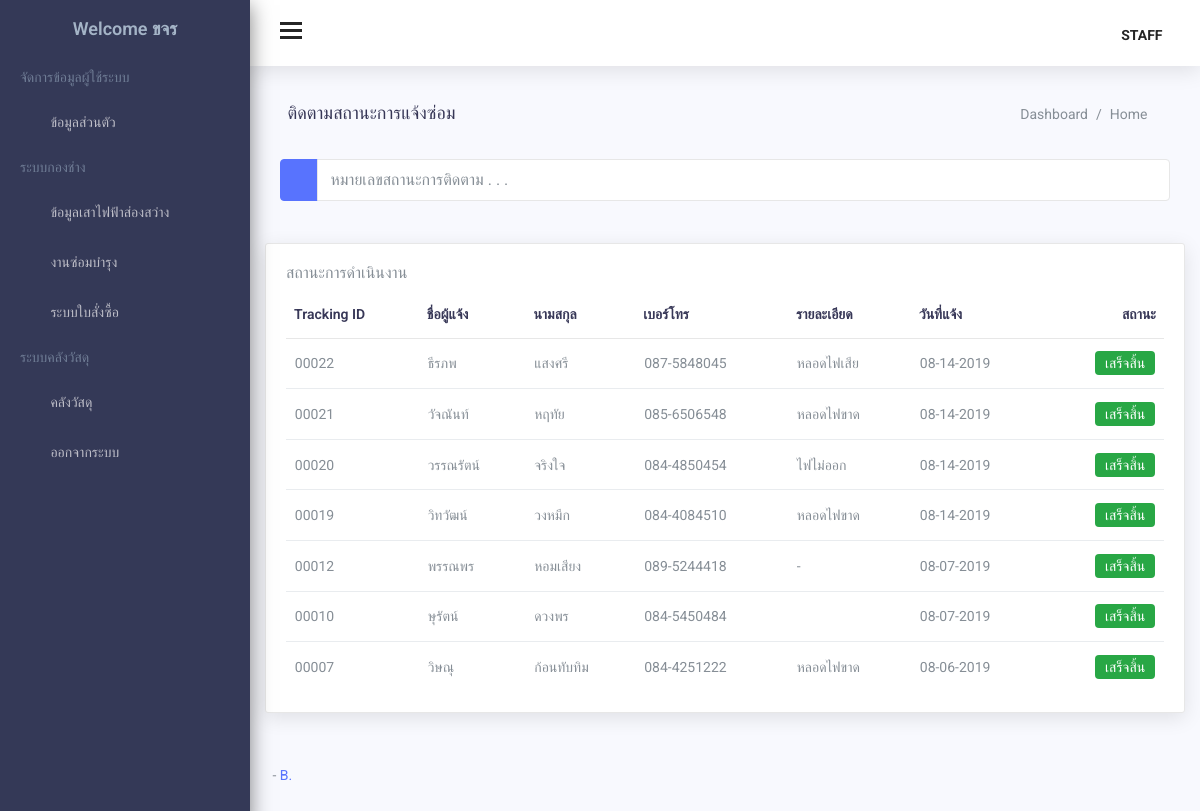
The app's page /admin_tracking.php (signed in) with its own data.
### tables this page shows
CREATE TABLE `member` (
  `member_id` int(3) UNSIGNED ZEROFILL NOT NULL,
  `member_email` varchar(25) NOT NULL,
  `Password` varchar(20) NOT NULL,
  `conPassword` varchar(20) NOT NULL,
  `member_fname` varchar(30) NOT NULL,
  `member_lname` varchar(30) NOT NULL,
  `member_gender` varchar(4) NOT NULL,
  `member_birthdate` date NOT NULL,
  `member_age` int(2) NOT NULL,
  `member_id_card` char(13) NOT NULL,
  `member_tel` char(11) NOT NULL,
  `member_typeid` int(1) NOT NULL,
  `member_pic` varchar(30) DEFAULT NULL,
  `member_status` char(1) NOT NULL DEFAULT '1'
);

CREATE TABLE `declaration` (
  `declaration_id` int(5) UNSIGNED ZEROFILL NOT NULL,
  `Informate_fname` varchar(30) NOT NULL,
  `Informate_lname` varchar(30) NOT NULL,
  `informant_id_card` char(13) NOT NULL,
  `informant_tel` char(11) NOT NULL,
  `repairing_detail` varchar(300) NOT NULL,
  `declaration_date` timestamp NOT NULL DEFAULT '0000-00-00 00:00:00' ON UPDATE CURRENT_TIMESTAMP,
  `repairing_status` int(1) NOT NULL,
  `LOC_ID` int(5) UNSIGNED ZEROFILL NOT NULL
);

### informant_show.php (called while the page is built)
<?php
    include("connect.php");
    $select = "SELECT * FROM declaration where repairing_status = 2 order by declaration_id desc ";
    $result = $conn->query($select);
?>

### admin_tracking.php (the view, shortened to what this page needs)
<?php
include("informant_show.php");
?>
<!DOCTYPE html>
<html lang="en">
<head>
    <link href="assets/css/lib/weather-icons.css" rel="stylesheet" />
    <link href="assets/css/lib/owl.carousel.min.css" rel="stylesheet" />
    <link href="assets/css/lib/owl.theme.default.min.css" rel="stylesheet" />
    <link href="assets/css/lib/font-awesome.min.css" rel="stylesheet">
    <link href="assets/css/lib/themify-icons.css" rel="stylesheet">
    <link href="assets/css/lib/menubar/sidebar.css" rel="stylesheet">
    <link href="assets/css/lib/bootstrap.min.css" rel="stylesheet">
    <link href="assets/css/lib/helper.css" rel="stylesheet">
    <link href="assets/css/style.css" rel="stylesheet">
</head>
<body>
    <?php
    include("admin_sidebar.php");
    include("admin_header.php");
    ?>
    <div class="content-wrap">
        <div class="main">
            <div class="container-fluid">
                <div class="row">
                    <div class="col-lg-8 p-r-0 title-margin-right">
                        <div class="page-header">
                            <div class="page-title">
                                <h1>ติดตามสถานะการแจ้งซ่อม <span> </span></h1>
                            </div>
                        </div>
                    </div>
                    <div class="col-lg-4 p-l-0 title-margin-left">
                        <div class="page-header">
                            <div class="page-title">
                                <ol class="breadcrumb">
                                    <li class="breadcrumb-item"><a href="#">Dashboard</a></li>
                                    <li class="breadcrumb-item active">Home</li>
                                </ol>
                            </div>
                        </div>
                    </div>
                </div>
                <div class="col-lg-12">
                    <div class="card-title pr">
                        <div class="card-body">
                            <div class="basic-form">
                                <form>
                                    <div class="form-group">
                                        <div class="input-group input-group-default">
                                            <span class="input-group-btn"><button class="btn btn-primary" type="submit"><i class="ti-search"></i></button></span>
                                            <input type="text" placeholder="หมายเลขสถานะการติดตาม . . ." name=" " class="form-control">
                                        </div>
                                    </div>
                                </form>
                            </div>
                        </div>
                    </div>
                </div>
            </div>
        </div>
        <div class="col-lg-12">
            <div class="card">
                <div class="card-title">
                    <h6>สถานะการดำเนินงาน</h6>
                </div>
                <div class="card-body">
                    <div class="table-responsive">
                        <table class="table">
                            <thead>
                                <tr>
                                    <th>Tracking ID</th>
                                    <th>ชื่อผู้แจ้ง</th>
                                    <th>นามสกุล</th>
                                    <th>เบอร์โทร</th>
                                    <th>รายละเอียด</th>
                                    <th>วันที่แจ้ง</th>
                                    <th>สถานะ</th>
                                </tr>
                            </thead>
                            <tbody>
                                <?php
                                while ($res = mysqli_fetch_array($result)) {
                                    $db = $res['declaration_date'];
                                    $timestamp = strtotime($db);
                                    ?>
                                    <tr>
                                        <?php
                                        $status = "";
                                        if ($res['repairing_status'] == 0) {
                                            $status = '<span class="badge badge-warning">รอการตรวจสอบ</span>';
                                        } else if ($res['repairing_status'] == 1) {
                                            $status = '<span class="badge badge-info">  ดำเนินการซ่อม</span>';
                                        } else if ($res['repairing_status'] == 2) {
                                            $status = '<span class="badge badge-success">เสร็จสิ้น</span>';
                                        } else if ($res['repairing_status'] == 3) {
                                            $status = '<span class="badge badge-danger">ปฏิเสธ</span>';
                                        }
                                        echo "<td>" . $res['declaration_id'] . "</td>";
                                        echo "<td>" . $res['Informate_fname'] . "</td>";
                                        echo "<td>" . $res['Informate_lname'] . "</td>";
                                        echo "<td>" . $res['informant_tel'] . "</td>";
                                        echo "<td>" . $res['repairing_detail'] . "</td>";
                                        echo "<td>";
                                        echo date("m-d-Y", $timestamp);
                                        echo "</td>";
                                        echo '<td>' . $status . '</td>';
                                        echo "</tr>";
                                    }
                                    ?>
                            </tbody>
                        </table>
                    </div>
                </div>
            </div>
        </div>
        <div class="row">
            <div class="col-lg-12">
                <div class="footer">
                    <p>  - <a href="#">B. </a></p>
                </div>
            </div>
        </div>
    </div>
</body>
</html>

### admin_sidebar.php (shortened to what this page needs)
<?php
include('connect.php');
$strSQL = "SELECT * FROM member WHERE member_id = '" . $_SESSION['member_id'] . "' ";
mysqli_set_charset($conn, 'utf8');
$objQuery = mysqli_query($conn, $strSQL);
$profile = mysqli_fetch_array($objQuery, MYSQLI_ASSOC);
?>
<div class="sidebar sidebar-hide-to-small sidebar-shrink sidebar-gestures">
    <div class="nano">
        <div class="nano-content">
            <ul>
                <div class="logo"><a href="admin_profile.php">
                        <span><span>Welcome </span>
                            <?php echo $profile["member_fname"]; ?>
                        </span></a>
                </div>
                <li class="label">จัดการข้อมูลผู้ใช้ระบบ</li>
                <li><a href="admin_profile.php"><i class="ti-user"></i> ข้อมูลส่วนตัว </a></li>
                <?php if ($_SESSION['member_typeid'] <= 3 || $_SESSION['member_typeid'] == 4) { ?>
                    <li class="label">ระบบกองช่าง</li>
                    <?php if ($_SESSION['member_typeid'] <= 2 || $_SESSION['member_typeid'] == 4) { ?>
                        <li><a class="sidebar-sub-toggle"><i class="ti-shine"></i> ข้อมูลเสาไฟฟ้าส่องสว่าง <span class="sidebar-collapse-icon ti-angle-down"></span></a>
                        </li>
                    <?php } ?>
                    <li><a class="sidebar-sub-toggle"><i class="ti-alert"></i> งานซ่อมบำรุง <span class="sidebar-collapse-icon ti-angle-down"></span></a>
                    </li>
                    <li><a href="orders.php"><i class="ti-receipt"></i> ระบบใบสั่งซื้อ </a></li>
                <?php } ?>
                <?php if ($_SESSION['member_typeid'] <= 2) { ?>
                    <li class="label">ระบบคลังวัสดุ</li>
                    <li><a class="sidebar-sub-toggle"><i class="ti-home"></i> คลังวัสดุ <span class="sidebar-collapse-icon ti-angle-down"></span></a>
                    </li>
                <?php } ?>
                <li><a href="logout.php"><i class="ti-close"></i> ออกจากระบบ</a></li>
            </ul>
        </div>
    </div>
</div>

### records on screen
member: member_fname "ขจร"
declaration: declaration_id "00022", Informate_fname "ธีรภพ", Informate_lname "แสงศรี", informant_tel "087-5848045", repairing_detail "หลอดไฟเสีย", declaration_date "08-14-2019", repairing_status "เสร็จสิ้น"
declaration: declaration_id "00021", Informate_fname "วัจณันท์", Informate_lname "หฤทัย", informant_tel "085-6506548", repairing_detail "หลอดไฟขาด", declaration_date "08-14-2019", repairing_status "เสร็จสิ้น"
declaration: declaration_id "00020", Informate_fname "วรรณรัตน์", Informate_lname "จริงใจ", informant_tel "084-4850454", repairing_detail "ไฟไม่ออก", declaration_date "08-14-2019", repairing_status "เสร็จสิ้น"
declaration: declaration_id "00019", Informate_fname "วิทวัฒน์", Informate_lname "วงหมึก", informant_tel "084-4084510", repairing_detail "หลอดไฟขาด", declaration_date "08-14-2019", repairing_status "เสร็จสิ้น"
declaration: declaration_id "00012", Informate_fname "พรรณพร", Informate_lname "หอมเสียง", informant_tel "089-5244418", repairing_detail "-", declaration_date "08-07-2019", repairing_status "เสร็จสิ้น"
declaration: declaration_id "00010", Informate_fname "ษุรัตน์", Informate_lname "ดวงพร", informant_tel "084-5450484", declaration_date "08-07-2019", repairing_status "เสร็จสิ้น"
declaration: declaration_id "00007", Informate_fname "วิษณุ", Informate_lname "ก้อนทับทิม", informant_tel "084-4251222", repairing_detail "หลอดไฟขาด", declaration_date "08-06-2019", repairing_status "เสร็จสิ้น"
